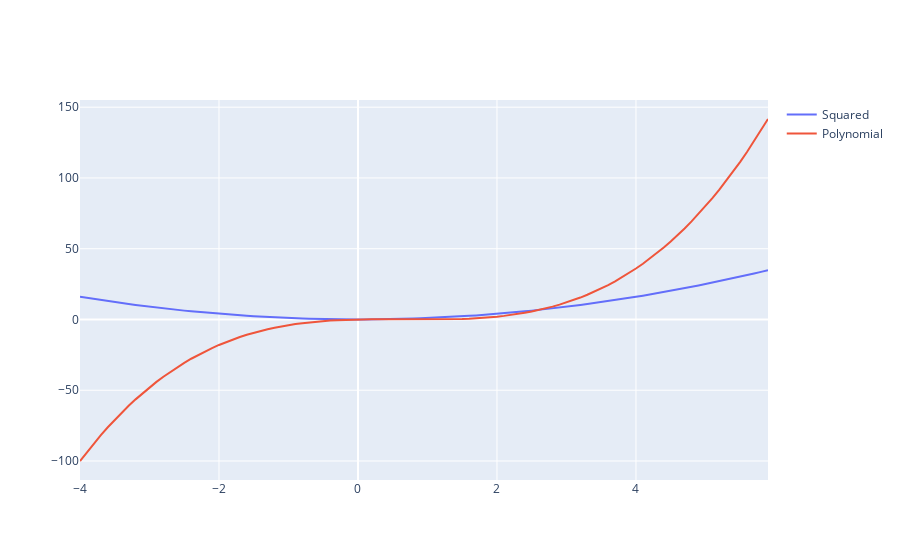

Write notebook code for a chart like this one.
### Code cell
start = -4
stop = 6
step = 0.1
sq = numbers_squared(start, stop, step)
ply = poly(start, stop, step)

fig = go.Figure()
fig.add_trace(go.Scatter(x=sq.x, y=sq.y, mode='lines', name='Squared'))
fig.add_trace(go.Scatter(x=ply.x, y=ply.y, mode='lines', name='Polynomial'))
fig.show()
